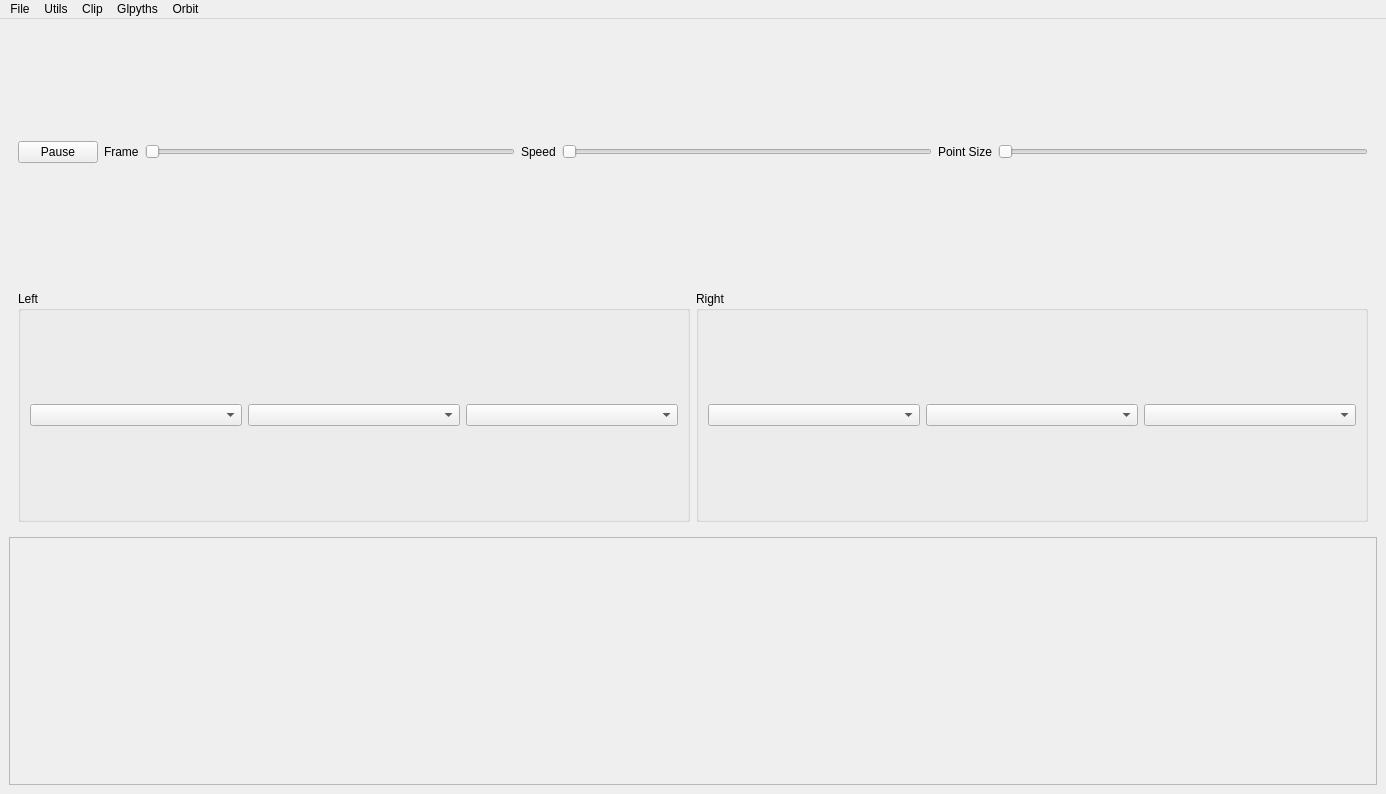
<?xml version="1.0" encoding="UTF-8"?>
<ui version="4.0">
 <class>MainWindow</class>
 <widget class="QMainWindow" name="MainWindow">
  <property name="geometry">
   <rect>
    <x>0</x>
    <y>0</y>
    <width>1386</width>
    <height>794</height>
   </rect>
  </property>
  <property name="windowTitle">
   <string>SPH Viewer</string>
  </property>
  <widget class="QWidget" name="centralwidget">
   <layout class="QVBoxLayout" name="verticalLayout">
    <item>
     <widget class="QWidget" name="widget" native="true">
      <layout class="QGridLayout" name="gridLayout_2">
       <item row="0" column="7">
        <widget class="QSlider" name="framedelay">
         <property name="maximum">
          <number>300</number>
         </property>
         <property name="orientation">
          <enum>Qt::Horizontal</enum>
         </property>
        </widget>
       </item>
       <item row="0" column="8">
        <widget class="QLabel" name="label_3">
         <property name="text">
          <string>Point Size</string>
         </property>
        </widget>
       </item>
       <item row="0" column="6">
        <widget class="QLabel" name="label_2">
         <property name="text">
          <string>Speed</string>
         </property>
        </widget>
       </item>
       <item row="0" column="0">
        <widget class="QPushButton" name="playpause">
         <property name="text">
          <string>Pause</string>
         </property>
         <property name="shortcut">
          <string notr="true"/>
         </property>
        </widget>
       </item>
       <item row="0" column="1">
        <widget class="QLabel" name="label">
         <property name="text">
          <string>Frame</string>
         </property>
        </widget>
       </item>
       <item row="0" column="9">
        <widget class="QSlider" name="pointsize">
         <property name="minimum">
          <number>1</number>
         </property>
         <property name="maximum">
          <number>40</number>
         </property>
         <property name="orientation">
          <enum>Qt::Horizontal</enum>
         </property>
        </widget>
       </item>
       <item row="0" column="2">
        <widget class="QSlider" name="framenr">
         <property name="orientation">
          <enum>Qt::Horizontal</enum>
         </property>
        </widget>
       </item>
      </layout>
     </widget>
    </item>
    <item>
     <widget class="QWidget" name="widget_2" native="true">
      <layout class="QHBoxLayout" name="horizontalLayout_5">
       <item>
        <widget class="QGroupBox" name="leftBox">
         <property name="title">
          <string>Left</string>
         </property>
         <layout class="QHBoxLayout" name="horizontalLayout_3">
          <item>
           <widget class="QComboBox" name="left_scalar"/>
          </item>
          <item>
           <widget class="QComboBox" name="left_cmap"/>
          </item>
          <item>
           <widget class="QComboBox" name="left_opacity"/>
          </item>
         </layout>
        </widget>
       </item>
       <item>
        <widget class="QGroupBox" name="rightBox">
         <property name="title">
          <string>Right</string>
         </property>
         <layout class="QHBoxLayout" name="horizontalLayout_4">
          <item>
           <widget class="QComboBox" name="right_scalar"/>
          </item>
          <item>
           <widget class="QComboBox" name="right_cmap"/>
          </item>
          <item>
           <widget class="QComboBox" name="right_opacity"/>
          </item>
         </layout>
        </widget>
       </item>
      </layout>
     </widget>
    </item>
    <item>
     <widget class="QFrame" name="frame">
      <property name="frameShape">
       <enum>QFrame::StyledPanel</enum>
      </property>
      <property name="frameShadow">
       <enum>QFrame::Raised</enum>
      </property>
     </widget>
    </item>
   </layout>
  </widget>
  <widget class="QMenuBar" name="menubar">
   <property name="geometry">
    <rect>
     <x>0</x>
     <y>0</y>
     <width>1386</width>
     <height>25</height>
    </rect>
   </property>
   <widget class="QMenu" name="menuTest">
    <property name="title">
     <string>File</string>
    </property>
    <addaction name="actionLoad_Directory"/>
    <addaction name="actionLoad_Second_Directory"/>
    <addaction name="separator"/>
    <addaction name="actionPrint_Camera_Position"/>
    <addaction name="separator"/>
    <addaction name="actionCreate_Movie"/>
    <addaction name="actionToggle_PNG_Screenshots"/>
    <addaction name="separator"/>
    <addaction name="actionExit"/>
   </widget>
   <widget class="QMenu" name="menuClip">
    <property name="title">
     <string>Clip</string>
    </property>
    <addaction name="actionToggle_Clipping"/>
    <addaction name="actionToggle_Plane"/>
   </widget>
   <widget class="QMenu" name="menuUtils">
    <property name="title">
     <string>Utils</string>
    </property>
    <addaction name="actionToggle_Scale_Bar"/>
    <addaction name="actionToggle_Stimuli_Points"/>
   </widget>
   <widget class="QMenu" name="menuGlpyths">
    <property name="title">
     <string>Glpyths</string>
    </property>
    <addaction name="actionToggle_Glyphs"/>
    <addaction name="separator"/>
    <addaction name="actionGlyphMagnitude"/>
    <addaction name="actionGlyphXZ"/>
    <addaction name="actionGlyphXY"/>
    <addaction name="actionGlyphYZ"/>
   </widget>
   <widget class="QMenu" name="menuOrbit">
    <property name="title">
     <string>Orbit</string>
    </property>
    <addaction name="actionOrbit"/>
    <addaction name="actionOrbit_Video"/>
   </widget>
   <addaction name="menuTest"/>
   <addaction name="menuUtils"/>
   <addaction name="menuClip"/>
   <addaction name="menuGlpyths"/>
   <addaction name="menuOrbit"/>
  </widget>
  <action name="actionLoad_Directory">
   <property name="text">
    <string>Load Directory</string>
   </property>
   <property name="shortcut">
    <string>Ctrl+O</string>
   </property>
  </action>
  <action name="actionCreate_Movie">
   <property name="text">
    <string>Create Movie</string>
   </property>
   <property name="shortcut">
    <string>Ctrl+M</string>
   </property>
  </action>
  <action name="actionToggle_PNG_Screenshots">
   <property name="text">
    <string>Toggle PNG Screenshots</string>
   </property>
   <property name="shortcut">
    <string>Ctrl+P</string>
   </property>
  </action>
  <action name="actionPrint_Camera_Position">
   <property name="text">
    <string>Print Camera Position</string>
   </property>
   <property name="shortcut">
    <string>Ctrl+J</string>
   </property>
  </action>
  <action name="actionToggle_Glyphs">
   <property name="text">
    <string>Toggle Glyphs</string>
   </property>
   <property name="shortcut">
    <string>Ctrl+G</string>
   </property>
  </action>
  <action name="actionExit">
   <property name="text">
    <string>Exit</string>
   </property>
   <property name="shortcut">
    <string>Ctrl+Q</string>
   </property>
  </action>
  <action name="actionLoad_Second_Directory">
   <property name="text">
    <string>Load Second Directory</string>
   </property>
   <property name="shortcut">
    <string>Ctrl+L</string>
   </property>
  </action>
  <action name="actionToggle_Scale_Bar">
   <property name="text">
    <string>Toggle Scale Bar</string>
   </property>
   <property name="shortcut">
    <string>Ctrl+B</string>
   </property>
  </action>
  <action name="actionToggle_Stimuli_Points">
   <property name="text">
    <string>Toggle Stimuli Points</string>
   </property>
   <property name="shortcut">
    <string>Ctrl+S</string>
   </property>
  </action>
  <action name="actionToggle_Plane">
   <property name="text">
    <string>Toggle Plane</string>
   </property>
   <property name="shortcut">
    <string>Ctrl+K</string>
   </property>
  </action>
  <action name="actionToggle_Clipping">
   <property name="text">
    <string>Toggle Clipping</string>
   </property>
   <property name="shortcut">
    <string>Ctrl+C</string>
   </property>
  </action>
  <action name="actionGlyphMagnitude">
   <property name="text">
    <string>Color = Magnitude</string>
   </property>
  </action>
  <action name="actionGlyphXZ">
   <property name="text">
    <string>Color = XZ angle</string>
   </property>
  </action>
  <action name="actionGlyphXY">
   <property name="text">
    <string>Color = XY angle</string>
   </property>
  </action>
  <action name="actionGlyphYZ">
   <property name="text">
    <string>Color = YZ angle</string>
   </property>
  </action>
  <action name="actionOrbit">
   <property name="text">
    <string>Orbit</string>
   </property>
  </action>
  <action name="actionOrbit_Video">
   <property name="text">
    <string>Orbit Video</string>
   </property>
  </action>
 </widget>
 <resources/>
 <connections/>
</ui>
